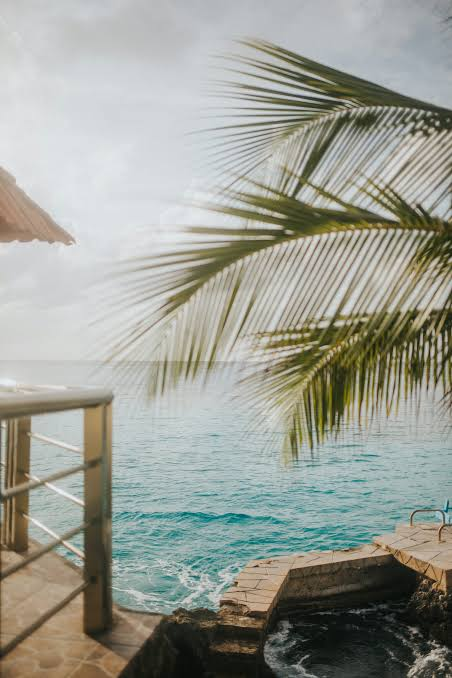
#> input picture Lab_Exp_9/median_filt.jpeg, 452 x 678 px, found by its file name
$ python median_filter.py
#> lines starting #> are read from the running program, lines starting #| are printed output that depends on the picture
import cv2
import numpy as np

# Load the image
image = cv2.imread("/home/pinal-gadhiya/Downloads/Pinal-backup/Pinal Gadhiya/Digital_Signal & Image_Processing/Lab_Exp_9/median_filt.jpeg")
#> image is the input picture: shape (678, 452, 3); mean B, G, R 147.8, 157, 154.9

# Check if image is loaded
if image is None:
    print("Error: Image not found!")
    exit()

# Define the size of the median filter kernel
# It should be an odd number
kernel_size = 5

# Apply the Median filter for smoothing
smoothed_image = cv2.medianBlur(image, kernel_size)
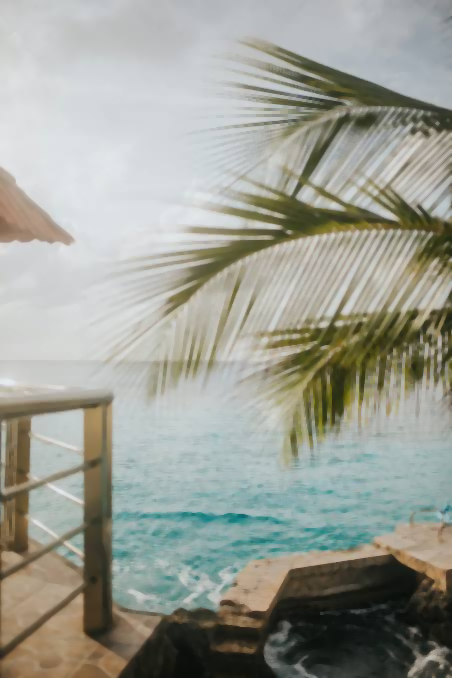
#> smoothed_image: shape (678, 452, 3); mean B, G, R 148.5, 157.8, 155.7

# Display the original and smoothed images
cv2.imshow("Original Image", image)
cv2.imshow("Smoothed Image - Median Filter", smoothed_image)

cv2.waitKey(0)
cv2.destroyAllWindows()
